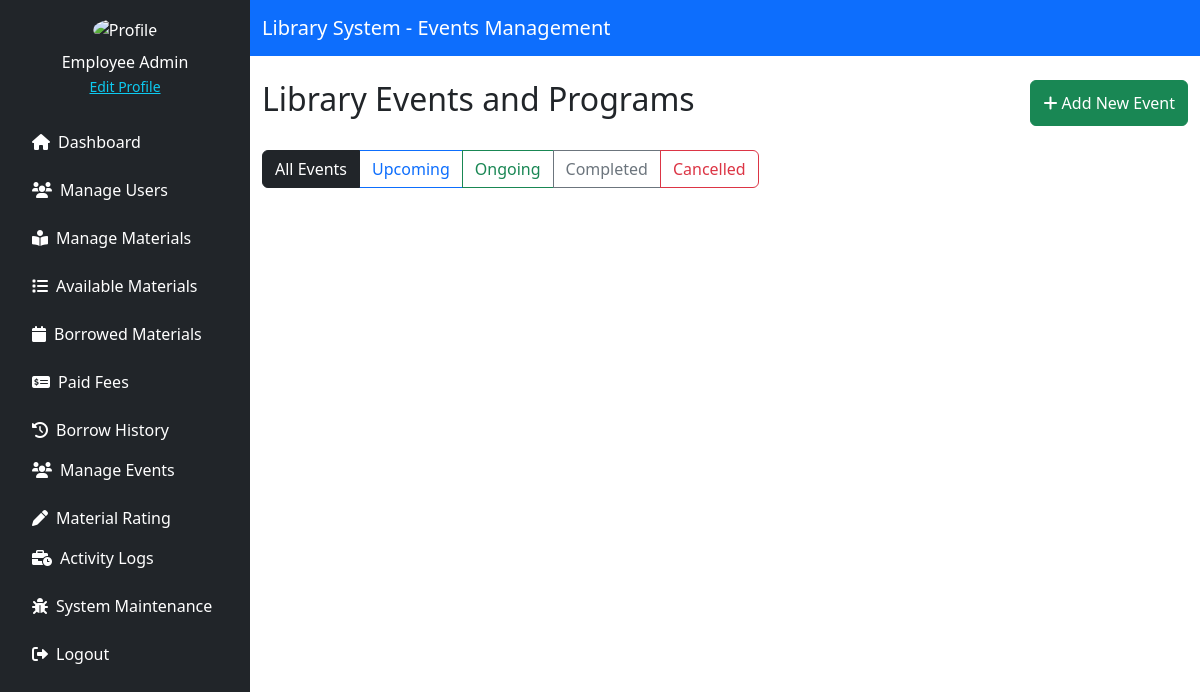
The page /source/employee/manage_events.php (signed in) on the database as committed earlier.
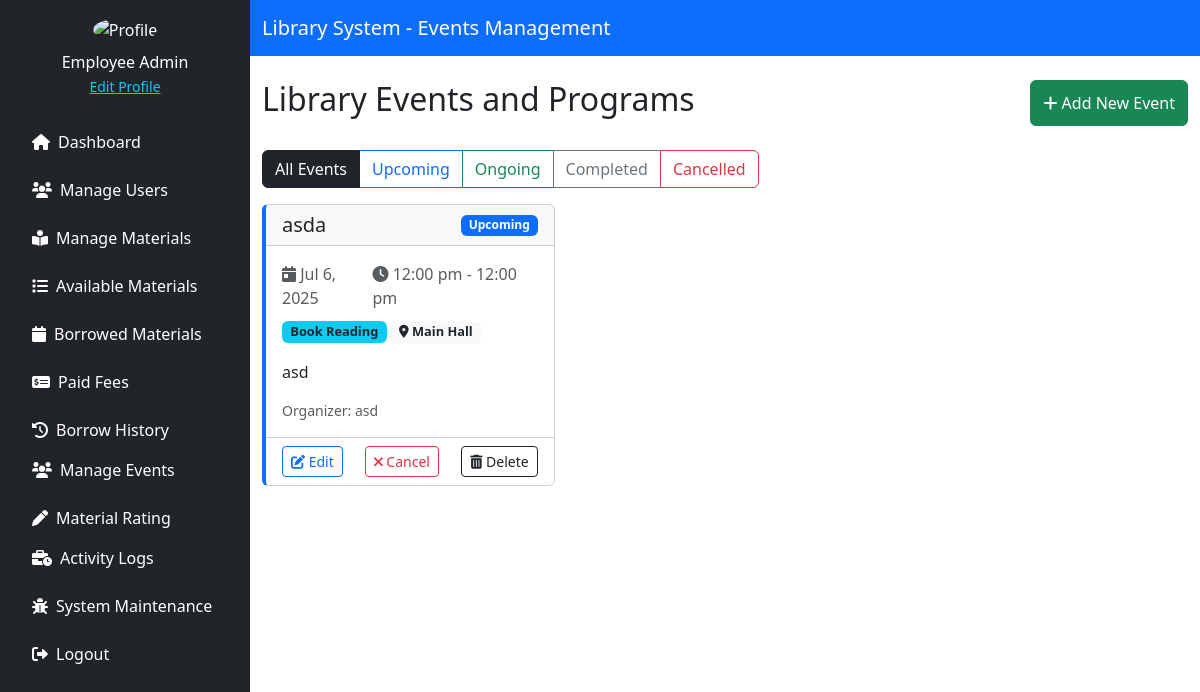
The same page on the database as committed later.
### tables this page shows
CREATE TABLE `events` (
  `event_id` int(11) NOT NULL,
  `title` varchar(255) NOT NULL,
  `description` text DEFAULT NULL,
  `event_type` varchar(50) NOT NULL,
  `start_datetime` datetime NOT NULL,
  `end_datetime` datetime NOT NULL,
  `location` varchar(100) NOT NULL,
  `max_capacity` int(11) NOT NULL,
  `registered_count` int(11) DEFAULT 0,
  `status` enum('Upcoming','Ongoing','Completed','Cancelled') NOT NULL DEFAULT 'Upcoming',
  `organizer` varchar(100) NOT NULL,
  `created_at` datetime DEFAULT current_timestamp(),
  `updated_at` datetime DEFAULT current_timestamp() ON UPDATE current_timestamp()
);

### source/employee/manage_events.php (the view, shortened to what the changed rows need)
<?php
include '../../config/db_conn.php';
function getEvents($pdo, $filter = 'all') {
    $query = "SELECT * FROM events";
    $params = [];
    $query .= " ORDER BY start_datetime ASC";
    $stmt = $pdo->prepare($query);
    $stmt->execute($params);
    return $stmt->fetchAll(PDO::FETCH_ASSOC);
}
$filter = $_GET['filter'] ?? 'all';
$events = getEvents($pdo, $filter);
?>
<!DOCTYPE html>
<html lang="en">
<head>
    <link href="https://cdn.jsdelivr.net/npm/bootstrap@5.3.3/dist/css/bootstrap.min.css" rel="stylesheet">
    <link href="https://cdnjs.cloudflare.com/ajax/libs/font-awesome/6.0.0/css/all.min.css" rel="stylesheet">
    <link href="https://cdn.jsdelivr.net/npm/flatpickr/dist/flatpickr.min.css" rel="stylesheet">
</head>
<body>
<div class="d-flex">
    <div class="flex-grow-1">
        <div class="container mt-4">
            <div class="d-flex justify-content-between mb-4">
                <h2>Library Events and Programs</h2>
            </div>
            <div class="row row-cols-1 row-cols-md-2 row-cols-lg-3 g-4">
                <?php foreach ($events as $event):
                    $statusClass = strtolower($event['status']);
                ?>
                    <div class="col">
                        <div class="card h-100 event-card <?= $statusClass ?>">
                            <div class="card-header d-flex justify-content-between align-items-center">
                                <h5 class="card-title mb-0"><?= htmlspecialchars($event['title']) ?></h5>
                                <span class="badge bg-<?=
                                    $statusClass === 'upcoming' ? 'primary' :
                                    ($statusClass === 'ongoing' ? 'success' :
                                    ($statusClass === 'completed' ? 'secondary' : 'danger'))
                                ?>"><?= $event['status'] ?></span>
                            </div>
                            <div class="card-body">
                                <div class="d-flex justify-content-between mb-2">
                                    <span class="text-muted"><i class="fas fa-calendar-day"></i> <?= date('M j, Y', strtotime($event['start_datetime'])) ?></span>
                                    <span class="text-muted"><i class="fas fa-clock"></i> <?= date('g:i a', strtotime($event['start_datetime'])) ?> - <?= date('g:i a', strtotime($event['end_datetime'])) ?></span>
                                </div>
                                <div class="mb-3">
                                    <span class="badge event-type-badge bg-info text-dark"><?= $event['event_type'] ?></span>
                                    <span class="badge event-type-badge bg-light text-dark"><i class="fas fa-map-marker-alt"></i> <?= $event['location'] ?></span>
                                </div>
                                <p class="card-text"><?= $event['description'] ?></p>
                                <div class="d-flex justify-content-between align-items-center">
                                    <small class="text-muted">Organizer: <?= $event['organizer'] ?></small>
                                </div>
                            </div>
                            <div class="card-footer bg-white">
                                <div class="d-flex justify-content-between">
                                    <button class="btn btn-sm btn-outline-primary" data-bs-toggle="modal" data-bs-target="#editEventModal"
                                        data-event-id="<?= $event['event_id'] ?>"
                                        data-event-title="<?= htmlspecialchars($event['title']) ?>"
                                        data-event-description="<?= htmlspecialchars($event['description']) ?>"
                                        data-event-type="<?= $event['event_type'] ?>"
                                        data-start-datetime="<?= $event['start_datetime'] ?>"
                                        data-end-datetime="<?= $event['end_datetime'] ?>"
                                        data-location="<?= $event['location'] ?>"
                                        data-max-capacity="<?= $event['max_capacity'] ?>"
                                        data-status="<?= $event['status'] ?>"
                                        data-organizer="<?= $event['organizer'] ?>">
                                        <i class="fas fa-edit"></i> Edit
                                    </button>
                                    <?php if ($event['status'] === 'Upcoming' || $event['status'] === 'Ongoing'): ?>
                                        <button class="btn btn-sm btn-outline-danger" data-bs-toggle="modal" data-bs-target="#cancelEventModal"
                                            data-event-id="<?= $event['event_id'] ?>"
                                            data-event-title="<?= htmlspecialchars($event['title']) ?>">
                                            <i class="fas fa-times"></i> Cancel
                                        </button>
                                    <?php endif; ?>
                                    <button class="btn btn-sm btn-outline-dark" data-bs-toggle="modal" data-bs-target="#deleteEventModal"
                                        data-event-id="<?= $event['event_id'] ?>"
                                        data-event-title="<?= htmlspecialchars($event['title']) ?>">
                                        <i class="fas fa-trash-alt"></i> Delete
                                    </button>
                                </div>
                            </div>
                        </div>
                    </div>
                <?php endforeach; ?>
            </div>
        </div>
    </div>
</div>
</body>
</html>

Rows that differ between the two databases and show on the page:
added events: title "asda", status "Upcoming", start_datetime "Jul 6, 2025", start_datetime "12:00 pm", end_datetime "12:00 pm", event_type "Book Reading", location "Main Hall", description "asd", organizer "asd"
